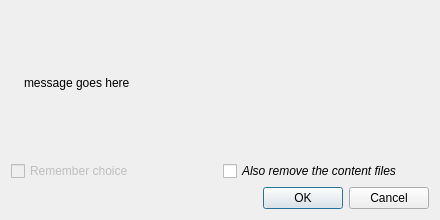
<?xml version='1.0' encoding='UTF-8'?>
<ui version="4.0">
 <class>DeletionConfirmationDialog</class>
 <widget class="QDialog" name="DeletionConfirmationDialog">
  <property name="geometry">
   <rect>
    <x>0</x>
    <y>0</y>
    <width>440</width>
    <height>220</height>
   </rect>
  </property>
  <property name="sizePolicy">
   <sizepolicy hsizetype="MinimumExpanding" vsizetype="MinimumExpanding">
    <horstretch>0</horstretch>
    <verstretch>0</verstretch>
   </sizepolicy>
  </property>
  <property name="windowTitle">
   <string>Remove torrent(s)</string>
  </property>
  <layout class="QVBoxLayout" name="verticalLayout">
   <item>
    <layout class="QHBoxLayout" name="horizontalLayout">
     <item>
      <widget class="QLabel" name="labelWarning">
       <property name="sizePolicy">
        <sizepolicy hsizetype="Preferred" vsizetype="Preferred">
         <horstretch>0</horstretch>
         <verstretch>0</verstretch>
        </sizepolicy>
       </property>
       <property name="text">
        <string />
       </property>
      </widget>
     </item>
     <item>
      <widget class="QLabel" name="label">
       <property name="sizePolicy">
        <sizepolicy hsizetype="MinimumExpanding" vsizetype="MinimumExpanding">
         <horstretch>0</horstretch>
         <verstretch>0</verstretch>
        </sizepolicy>
       </property>
       <property name="text">
        <string notr="true">message goes here</string>
       </property>
       <property name="alignment">
        <set>Qt::AlignmentFlag::AlignLeading|Qt::AlignmentFlag::AlignLeft|Qt::AlignmentFlag::AlignVCenter</set>
       </property>
       <property name="wordWrap">
        <bool>true</bool>
       </property>
      </widget>
     </item>
    </layout>
   </item>
   <item>
    <layout class="QHBoxLayout" name="horizontalLayout_2">
     <item>
      <widget class="QCheckBox" name="rememberBtn">
       <property name="text"><string>Remember choice</string></property><property name="enabled">
        <bool>false</bool>
       </property>
       <property name="toolTip">
        <string>Remember choice</string>
       </property>
       <property name="iconSize">
        <size>
         <width>24</width>
         <height>24</height>
        </size>
       </property>
      </widget>
     </item>
     <item>
      <widget class="ToggleSwitch" name="checkRemoveContent">
       <property name="sizePolicy">
        <sizepolicy hsizetype="Minimum" vsizetype="Minimum">
         <horstretch>0</horstretch>
         <verstretch>0</verstretch>
        </sizepolicy>
       </property>
       <property name="font">
        <font>
         <italic>true</italic>
        </font>
       </property>
       <property name="text">
        <string>Also remove the content files</string>
       </property>
      </widget>
     </item>
    </layout>
   </item>
   <item>
    <widget class="QDialogButtonBox" name="buttonBox">
     <property name="sizePolicy">
      <sizepolicy hsizetype="Expanding" vsizetype="Minimum">
       <horstretch>0</horstretch>
       <verstretch>0</verstretch>
      </sizepolicy>
     </property>
     <property name="orientation">
      <enum>Qt::Orientation::Horizontal</enum>
     </property>
     <property name="standardButtons">
      <set>QDialogButtonBox::StandardButton::Cancel|QDialogButtonBox::StandardButton::Ok</set>
     </property>
    </widget>
   </item>
  </layout>
 </widget>
 <resources />
 <connections />
<customwidgets><customwidget><class>ToggleSwitch</class><extends>QCheckBox</extends><header>gui/widgets/toggleswitch.h</header></customwidget></customwidgets></ui>
